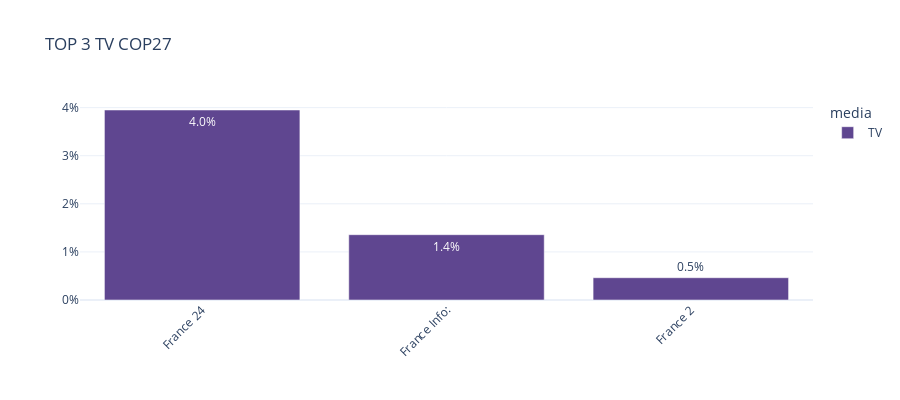

Notebook code for this chart:
### Markdown cell above
##  TOP 3 TV // radio

### Code cell
# Multiplier for one channel = n_mentions * 2 min / (60 minutes * 18h * n_days)
multiplier = 2 / (1 * 60 * 18 * n_days)

fig = show_mentions_by_channel(data_cop27,list_of_channels=top_channels_tv,n = 3,
                               title = "TOP 3 TV COP27",
                               method = multiplier,height = 400,text_auto = ".1%")
fig.update_layout(yaxis_tickformat='0%')

### Figure 1 — Plotly figure (JSON) as saved in the notebook; plotly's stock layout.template omitted (floating-point values rounded to 4 significant figures)
{"data": [{"alignmentgroup": "True", "hovertemplate": "media=TV<br>channel_name=%{x}<br>count=%{y}<extra></extra>", "legendgroup": "TV", "marker": {"color": "rgb(95, 70, 144)", "pattern": {"shape": ""}}, "name": "TV", "offsetgroup": "TV", "orientation": "v", "showlegend": true, "textposition": "auto", "texttemplate": "%{y:.1%}", "x": ["France 24", "France Info:", "France 2"], "xaxis": "x", "y": [0.03951, 0.01358, 0.00463], "yaxis": "y", "type": "bar"}], "layout": {"xaxis": {"anchor": "y", "domain": [0, 1], "title": {}, "categoryorder": "array", "categoryarray": ["France 24", "France Info:", "France 2"], "tickangle": -45}, "yaxis": {"anchor": "x", "domain": [0, 1], "title": {}, "tickformat": "0%"}, "legend": {"title": {"text": "media"}, "tracegroupgap": 0}, "title": {"text": "TOP 3 TV COP27"}, "barmode": "relative", "height": 400, "margin": {"b": 100}}}
